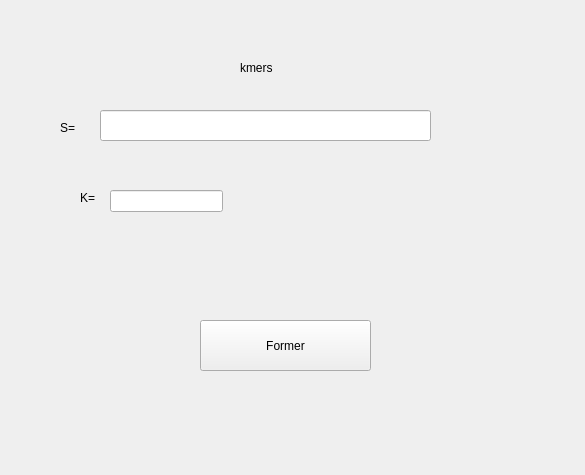
<?xml version="1.0" encoding="UTF-8"?>
<ui version="4.0">
 <class>Form</class>
 <widget class="QWidget" name="Form">
  <property name="geometry">
   <rect>
    <x>0</x>
    <y>0</y>
    <width>585</width>
    <height>475</height>
   </rect>
  </property>
  <property name="windowTitle">
   <string>Form</string>
  </property>
  <widget class="QLabel" name="label">
   <property name="geometry">
    <rect>
     <x>240</x>
     <y>60</y>
     <width>55</width>
     <height>16</height>
    </rect>
   </property>
   <property name="text">
    <string>kmers</string>
   </property>
  </widget>
  <widget class="QLabel" name="res">
   <property name="geometry">
    <rect>
     <x>50</x>
     <y>405</y>
     <width>501</width>
     <height>41</height>
    </rect>
   </property>
   <property name="text">
    <string/>
   </property>
  </widget>
  <widget class="QLabel" name="label_3">
   <property name="geometry">
    <rect>
     <x>60</x>
     <y>120</y>
     <width>55</width>
     <height>16</height>
    </rect>
   </property>
   <property name="text">
    <string>S=</string>
   </property>
  </widget>
  <widget class="QLabel" name="label_4">
   <property name="geometry">
    <rect>
     <x>80</x>
     <y>190</y>
     <width>55</width>
     <height>16</height>
    </rect>
   </property>
   <property name="text">
    <string>K=</string>
   </property>
  </widget>
  <widget class="QLineEdit" name="s">
   <property name="geometry">
    <rect>
     <x>100</x>
     <y>110</y>
     <width>331</width>
     <height>31</height>
    </rect>
   </property>
  </widget>
  <widget class="QLineEdit" name="k">
   <property name="geometry">
    <rect>
     <x>110</x>
     <y>190</y>
     <width>113</width>
     <height>22</height>
    </rect>
   </property>
  </widget>
  <widget class="QPushButton" name="forme">
   <property name="geometry">
    <rect>
     <x>200</x>
     <y>320</y>
     <width>171</width>
     <height>51</height>
    </rect>
   </property>
   <property name="text">
    <string>Former</string>
   </property>
  </widget>
 </widget>
 <resources/>
 <connections/>
</ui>
